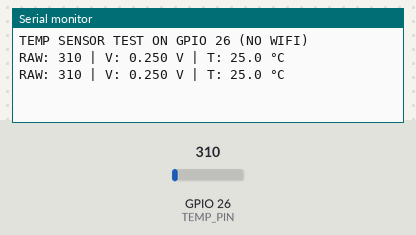
This sketch was run on a simulated ESP32. Shown: the last lines printed to the serial monitor. Inputs (shaded band) come from the test bench; at power-on: GPIO 26 (TEMP_PIN) = 310 (analog values on the 0–4095 scale).

Above: at 2.2 s.
2.3 s: GPIO 26 (TEMP_PIN) set to 372
At 3.6 s:
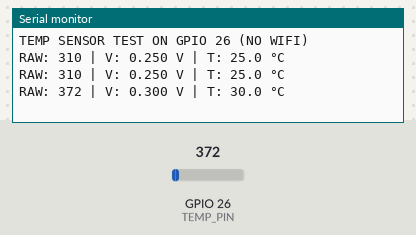
3.8 s: GPIO 26 (TEMP_PIN) set to 434
At 4.6 s:
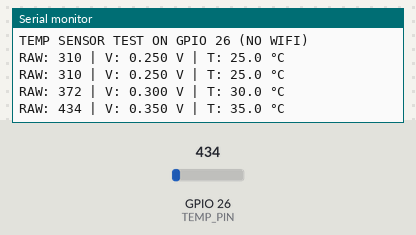
Timing chart, 0 to 6.8 s (numbered marks = the images above; inputs shaded):
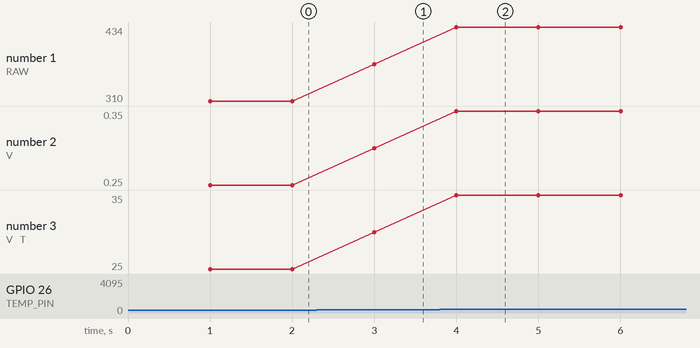

Measured:
- after the input at 2.3 s, the serial monitor: prints a new line after 0.70 s (image 1)
- after the input at 3.8 s, the serial monitor: prints a new line after 0.20 s (image 2)
- plotted number 1: 310 → 372 after the input at 2.3 s, 372 → 434 after the input at 3.8 s
- plotted number 2: 0.25 → 0.3 after the input at 2.3 s, 0.3 → 0.35 after the input at 3.8 s
- plotted number 3: 25 → 30 after the input at 2.3 s, 30 → 35 after the input at 3.8 s

The sketch:

temperaturesensor.ino
```cpp
// TEST: TEMP SENSOR ON GPIO 26 (NO WIFI)
#define TEMP_PIN 26  // your TEMP1 pin

void setup() {
  Serial.begin(115200);
  delay(1000);

  analogReadResolution(12);
  analogSetAttenuation(ADC_11db);
  pinMode(TEMP_PIN, INPUT);

  Serial.println("TEMP SENSOR TEST ON GPIO 26 (NO WIFI)");
}

void loop() {
  int raw = analogRead(TEMP_PIN);
  float voltage = raw * 3.3 / 4095.0;      // ADC -> Volts
  float tempC   = voltage * 100.0;         // e.g. LM35-style: 10mV/°C

  Serial.print("RAW: ");
  Serial.print(raw);
  Serial.print(" | V: ");
  Serial.print(voltage, 3);
  Serial.print(" V | T: ");
  Serial.print(tempC, 1);
  Serial.println(" °C");

  delay(1000);
}
```
